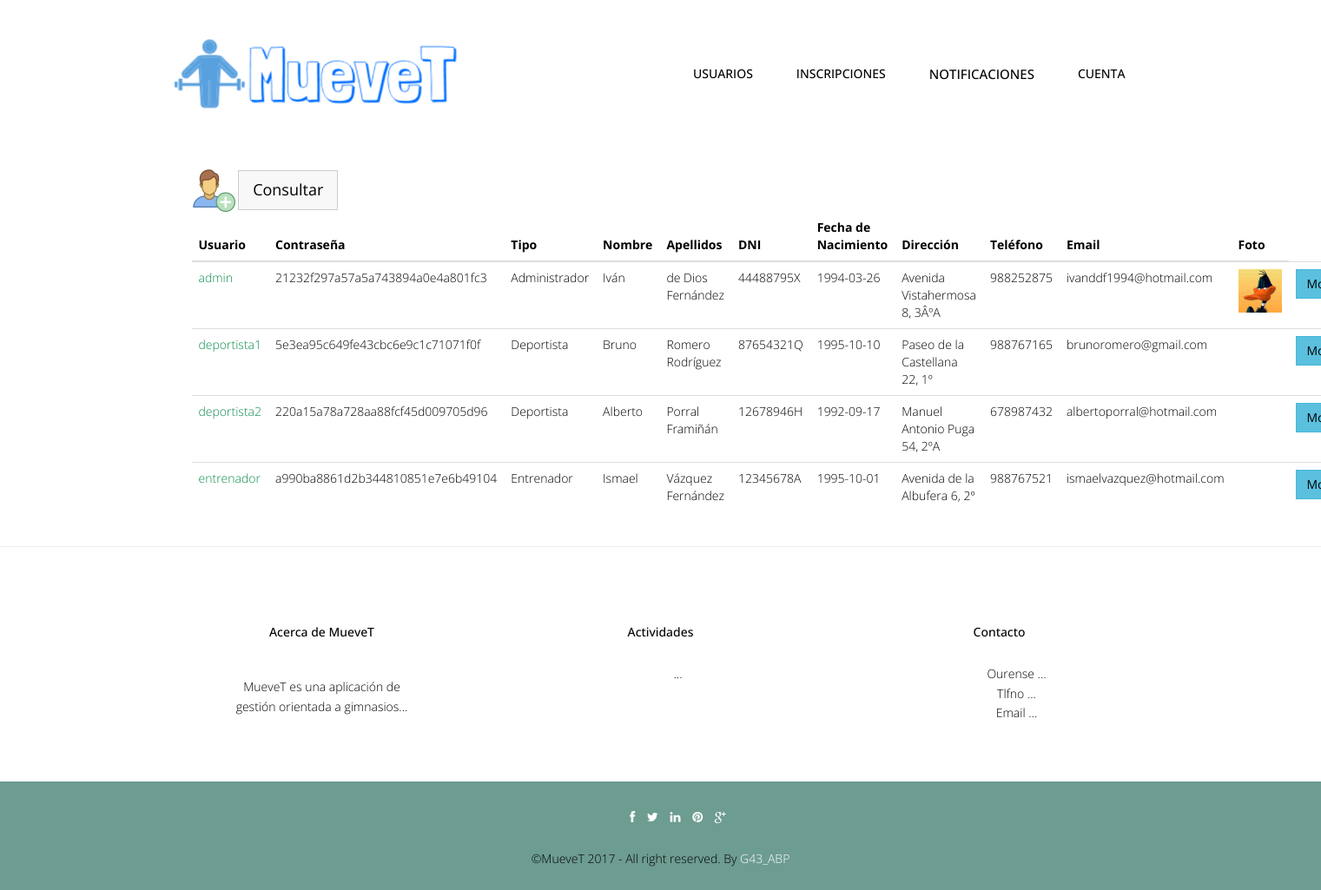
Screenshot of /abp/Controllers/USUARIO_Controller.php (signed in) with the database file from the repository.
### tables this page shows
CREATE TABLE IF NOT EXISTS `usuario` (
  `userName` varchar(20) NOT NULL,
  `password` varchar(128) NOT NULL,
  `tipoUsuario` int(10) NOT NULL,
  `nombre` varchar(20) NOT NULL,
  `apellidos` varchar(70) NOT NULL,
  `dni` varchar(9) NOT NULL,
  `fechaNac` date NOT NULL,
  `direccion` varchar(80) DEFAULT NULL,
  `telefono` int(15) DEFAULT NULL,
  `email` varchar(30) DEFAULT NULL,
  `foto` varchar(500) DEFAULT NULL
);

CREATE TABLE IF NOT EXISTS `rol` (
  `idRol` int(10) NOT NULL,
  `nombreRol` varchar(45) NOT NULL
);

### abp/Models/USUARIO_Model.php (called while the page is built, shortened)
<?php
include '../Functions/LibraryFunctions.php';
class USUARIO_Modelo {
    var $tipoUsuario;
    var $mysqli;
    function __construct($userName, $password, $tipoUsuario, $nombre, $apellidos, $dni, $fechaNac, $direccion, $telefono, $email, $foto, $cuentaBanc, $tipoDeportista, $metodoPago) {
        $this->tipoUsuario = $tipoUsuario;
    }
    function ConectarBD() {
        $this->mysqli = new mysqli("localhost", "root", "", "gymgest");
    }
    function ConsultarTodo($user) {
        if ($user == "entrenador") {
            $sql = "SELECT DISTINCT * FROM USUARIO, ENTRENADOR WHERE USUARIO.userName=ENTRENADOR.userName AND USUARIO.tipoUsuario=2";
        } else if ($user == "deportista") {
            $sql = "SELECT * FROM USUARIO, DEPORTISTA WHERE tipoUsuario = '" . $this->tipoUsuario . "' AND USUARIO.userName=DEPORTISTA.userName";
        } else {
            $sql = "SELECT * FROM USUARIO";
        }
        if (!($resultado = $this->mysqli->query($sql))) {
            return 'Error en la consulta sobre la base de datos';
        } else {
            $toret = array();
            $i = 0;
            while ($fila = $resultado->fetch_array()) {
                $toret[$i] = $fila;
                $i++;
            }
            return $toret;
        }
    }
}
?>

### abp/Views/USUARIO_SHOWALL_Vista.php (the view, shortened to what this page needs)
<?php
class USUARIO_Show {
    private $datos;
    function __construct($array, $volver) {
        $this->datos = $array;
        $this->render();
    }
    function render() {
        ?>
        <div class="container">
            <?php
            $lista = array('userName', 'password', 'tipoUsuario', 'nombre', 'apellidos', 'dni', 'fechaNac', 'direccion', 'telefono', 'email', 'foto');
            ?>
            <br><br>
            <div class="container">
                <div class="col-lg-12">
                    <a href='USUARIO_Controller.php?accion=<?php echo $strings['Seleccionar']; ?>'><img src="../img/useradd.png" width="50px" height="50px"></a>
                    <button type="button" class="btn btn-default btn-lg"><a href='USUARIO_Controller.php?accion=<?php echo $strings['Consultar']; ?>'><?php echo $strings['Consultar'] ?></a></button>
                    <table class="table">
                        <thead class="thead-dark">
                            <tr>
                                <?php
                                foreach ($lista as $titulo) {
                                    echo "<th>";
                                    echo $strings[$titulo];
                                    echo "</th>";
                                }
                                echo "</tr>";
                                echo "</thead>";
                                echo "<tbody>";
                                for ($j = 0; $j < count($this->datos); $j++) {
                                    echo "<tr>";
                                    foreach ($this->datos [$j] as $clave => $valor) {
                                        for ($i = 0; $i < count($lista); $i++) {
                                            if ($clave === $lista[$i]) {
                                                echo "<td>";
                                                if (($clave === 'foto')) {
                                                    if (is_file($valor)) {
                                                        if ($valor == '') {
                                                            ?><a target='_blank' href="../img/user.jpg"><img src="../img/user.jpg" width="50" height="50"></a> <?php
                                                        } else {
                                                            ?><a target='_blank' href='<?php echo $valor ?>'><img src='<?php echo $valor ?>' width="50" height="50"></a> <?php
                                                        }
                                                    break;
                                                }
                                        } if ($clave === 'tipoUsuario') {
                                            echo $strings[ConsultarNOMRol($valor)];
                                            break;
                                        }
                                        if ($clave === 'userName') {
                                            ?>
                                            <a href='USUARIO_Controller.php?userName=<?php echo $this->datos[$j]['userName'] . '&accion=' . $strings['Ver']; ?>'><font color="#088A4B"><?php echo $valor; ?></font></a> <?php
                        } else {
                            echo $valor;
                        }
                        echo "</td>";
                    }
                }
            }
                            ?>
                            <td><button type="button" class="btn btn-info"><a href='USUARIO_Controller.php?userName=<?php echo $this->datos[$j]['userName'] . '&accion=' . $strings['Modificar']; ?>'><?php echo $strings['Modificar']; ?></a></button></td>
                                    <?php
                                }
                                ?>
                        </tbody>
                    </table>
                </div>
            </div>
        </div>
        <?php
        include '../Views/footer.php';
    }
}

### abp/Views/header.php (shortened to what this page needs)
<!DOCTYPE html>
<html lang="en">
    <head>
        <link href="../css/bootstrap.min.css" rel="stylesheet">
        <link href="../css/responsive-slider.css" rel="stylesheet">
        <link rel="stylesheet" href="../css/animate.css">
        <link rel="stylesheet" href="../css/font-awesome.min.css">
        <link href="../css/style.css" rel="stylesheet">
    </head>
    <body>
        <header>
            <div class="container">
                <div class="row">
                    <nav class="navbar navbar-default" role="navigation">
                        <div class="container-fluid">
                            <div class="navbar-header">
                                <div class="navbar-brand">
                                    <br><a href="../index.php"><img src="../img/logo.png" width="325" height="80"></a>
                                </div>
                            </div>
                            <div class="menu">
                                <ul class="nav nav-tabs" role="tablist">
                                    <?php
                                    showNavbar();
                                    ?>
                                </ul>
                            </div>
                        </div>
                    </nav>
                </div>
            </div>
        </header>

### abp/Functions/LibraryFunctions.php (shortened to what this page needs)
<?php
function ConsultarNOMRol($idRol) {
    $mysqli = new mysqli("localhost", "root", "", "gymgest");
    $sql = "SELECT nombreRol FROM ROL WHERE idRol='" . $idRol . "'";
    $result = $mysqli->query($sql)->fetch_array();
    return $result['nombreRol'];
}
function añadirFuncionalidades($NOM) {
    $mysqli = new mysqli("localhost", "root", "", "gymgest");
    $rol = "SELECT tipoUsuario FROM USUARIO  WHERE userName='" . $NOM['login'] . "'";
    $sql = "SELECT DISTINCT categoriaFuncionalidad FROM FUNCIONALIDAD, FUNCIONALIDAD_ROL WHERE FUNCIONALIDAD_ROL.idFuncionalidad = FUNCIONALIDAD.idFuncionalidad AND FUNCIONALIDAD_ROL.idRol=(" . $rol . ")";
    if (!($resultado = $mysqli->query($sql))) {
        echo 'Error en la consulta sobre la base de datos';
    } else {
        while ($fila = $resultado->fetch_array()) {
            $funcionalidad = $fila['categoriaFuncionalidad'];
            switch ($funcionalidad) {
                case "Gestion Usuarios":
                    ?><br><br>
                    <li class="nav-item dropdown">
                        <a class="nav-link dropdown-toggle" href="" id="navbarDropdownMenuLink" data-toggle="dropdown" aria-haspopup="true" aria-expanded="false" href="../Controllers/USUARIO_Controller.php"><?php echo $strings['Gestión de Usuarios'] ?> </a>
                    </li>
                    <?php
                    break;
                    ?><li role="presentation"><a href="" class="m1"><?php echo $strings['Gestión de Actividades Grupales']; ?></a></li> <?php
                case "Gestion Notificaciones":
                    ?><li><a style="font-size:15px;" href='../Controllers/NOTIFICACION_Controller.php'><?php echo $strings['Gestión de notificaciones']; ?></a></li> <?php
                        break;
                        ?><li><a style="font-size:15;" href='../Controllers/SESION_Controller.php'><?php echo $strings['Gestión de sesiones']; ?></a></li><?php
                    case "Gestion Inscripciones":
                        ?><li class="nav-item dropdown">
                        <a class="nav-link dropdown-toggle" href="" id="navbarDropdownMenuLink" data-toggle="dropdown" aria-haspopup="true" aria-expanded="false"><?php echo $strings['Gestión de Inscripciones'] ?> </a>
                    </li>
                    <?php
                    break;
                default:
                    break;
            }
        }
    }
}
function showNavbar() {
    if (!isset($_SESSION)) {
        echo '<br><br><li role="presentation" class="active"><a href="../Functions/Conectar.php" class="m1">Iniciar Sesion</a></li>';
        echo '<li role="presentation"><a href="" class="m1">Sobre Nosotros</a></li>';
        echo '<li role="presentation"><a href="" class="m1">Contacto</a></li>';
    } else {
        añadirFuncionalidades($_SESSION);
        ?>
        <li class="nav-item dropdown">
            <a class="nav-link dropdown-toggle" href="" id="navbarDropdownMenuLink" data-toggle="dropdown" aria-haspopup="true" aria-expanded="false">
                <?php echo $strings['Cuenta'] ?>
            </a>
        </li>
        <?php
    }
}
?>

### abp/Controllers/USUARIO_Controller.php (shortened to what this page needs)
<?php
include '../Models/USUARIO_Model.php';
include '../Views/header.php';
Switch ($_REQUEST['accion']) {
    default:
        if (!isset($_REQUEST['userName'])) {
            $usuario = new USUARIO_Modelo('', '', '', '', '', '', '', '', '', '', '', '', '', '');
        } else {
            $usuario = get_data_form();
        }
        $datos = $usuario->ConsultarTodo($_REQUEST['user']);
        if (!tienePermisos('USUARIO_Show')) {
            new Mensaje('No tienes los permisos necesarios', '../Views/DEFAULT_Vista.php');
        } else {
            new USUARIO_Show($datos, '../Views/DEFAULT_Vista.php');
        }
}
?>

### abp/Views/footer.php (shortened to what this page needs)
<hr>
	<footer>
		<div class="container">
			<div class="row">
				<div class="col-lg-4">
					<div class="widget">
						<h5 class="widgetheading">Acerca de MueveT</h5>
						<p>MueveT es una aplicación de gestión orientada a gimnasios...</p>
					</div>
				</div>
				<div class="col-lg-4">
					<div class="widget">
						<h5 class="widgetheading">Actividades</h5>
						<ul class="link-list">
							<li><a href="#">...</a></li>
						</ul>
					</div>
				</div>
				<div class="col-lg-4">
					<div class="widget">
						<h5 class="widgetheading">Contacto</h5>
						<ul class="link-list">
							<li><a href="#">Ourense ...</a></li>
							<li><a href="#">Tlfno ...</a></li>
							<li><a href="#">Email ...</a></li>
						</ul>
					</div>
				</div>
			</div>
		</div>
		<div class="sub-footer">
			<div class="container">
				<div class="row">
					<div class="col-lg-12">
						<ul class="social-network">
							<li><a href="#" data-placement="top" title="Facebook"><i class="fa fa-facebook fa-1x"></i></a></li>
							<li><a href="#" data-placement="top" title="Twitter"><i class="fa fa-twitter fa-1x"></i></a></li>
							<li><a href="#" data-placement="top" title="Linkedin"><i class="fa fa-linkedin fa-1x"></i></a></li>
							<li><a href="#" data-placement="top" title="Pinterest"><i class="fa fa-pinterest fa-1x"></i></a></li>
							<li><a href="#" data-placement="top" title="Google plus"><i class="fa fa-google-plus fa-1x"></i></a></li>
						</ul>
					</div>
					<div class="col-lg-12">
						<div class="copyright">
							<p>
								<span>&copy;MueveT 2017 - All right reserved. By </span><a href="" target="_blank">G43_ABP</a>
							</p>
						</div>
					</div>
				</div>
			</div>
		</div>
	</footer>
  </body>
</html>

### abp/css/style.css (style rules this page uses)
body { font-family:'Open Sans', Arial, sans-serif; font-size:14px; font-weight:300; line-height:1.6em; color:#000; background-color:#fff; }
hi,h2,h3,h4,h5,h6 { color:#000; line-height:1.1em; }
p { color:#000; }
.navbar-default { margin-top:-10px; background-color: #fff; border-radius:0; border:0; }
.container-fluid > .navbar-header { margin-right: 30px; margin-left: 10px; margin-top:20px; border-radius:0; }
.navbar-brand { float: left; height: 30px; padding: 15px 15px; font-size: 18px; line-height: 20px; }
.menu { font-size:14px; float:right; text-transform:uppercase; font-weight:500; }
.menu ul.nav-tabs li { color:#000; }
.nav-tabs { border-bottom: 0; }
.nav-tabs > li { float: left; margin-bottom: 0; }
.nav-tabs > li > a { margin-bottom:20px; margin-right: 20px; line-height: 1.42857143; border-bottom: 3px solid transparent; border-radius:0; color:#000; border-top:0; border-right:0; border-left:0; }
.blog h3,p { color:#000; padding:15px; }
.widget { margin-top:10px; padding:50px; text-align:center; }
.widget p,ul { margin-top:30px; }
.link-list ul,li,a { color:#000; list-style:none; }
.copyright { text-align:center; }
.copyright a { color:#fff; }
.sub-footer { background-color: #6D9C91; }
ul.social-network { list-style:none; margin-top:30px; text-align:center; }
ul.social-network li { display:inline; margin: 0 5px; color:#fff; }
ul.social-network li a { color:#fff; }

### abp/css/overwrite.css (style rules this page uses)
.btn { text-shadow: none; background-image:none; border-color: none; border-bottom-color: none; -webkit-box-shadow: none; -moz-box-shadow: none; box-shadow: none; }
.btn { outline:0; -webkit-border-radius: 0; -moz-border-radius: 0; border-radius: 0; }
.btn-lg { -webkit-border-radius: 0; -moz-border-radius: 0; border-radius: 0; }
.btn-default { color: #333333; background-color: #f8f8f8; }

### rows the page displays
usuario: userName "admin", password "21232f297a57a5a743894a0e4a801fc3", tipoUsuario.nombreRol "Administrador", nombre "Iván", apellidos "de Dios Fernández", dni "44488795X", fechaNac "1994-03-26", direccion "Avenida Vistahermosa 8, 3ÂºA", telefono "988252875", email "ivanddf1994@hotmail.com", foto (picture)
usuario: userName "deportista1", password "5e3ea95c649fe43cbc6e9c1c71071f0f", tipoUsuario.nombreRol "Deportista", nombre "Bruno", apellidos "Romero Rodríguez", dni "87654321Q", fechaNac "1995-10-10", direccion "Paseo de la Castellana 22, 1º", telefono "988767165", email "brunoromero@gmail.com"
usuario: userName "deportista2", password "220a15a78a728aa88fcf45d009705d96", tipoUsuario.nombreRol "Deportista", nombre "Alberto", apellidos "Porral Framiñán", dni "12678946H", fechaNac "1992-09-17", direccion "Manuel Antonio Puga 54, 2ºA", telefono "678987432", email "albertoporral@hotmail.com"
usuario: userName "entrenador", password "a990ba8861d2b344810851e7e6b49104", tipoUsuario.nombreRol "Entrenador", nombre "Ismael", apellidos "Vázquez Fernández", dni "12345678A", fechaNac "1995-10-01", direccion "Avenida de la Albufera 6, 2º", telefono "988767521", email "ismaelvazquez@hotmail.com"

### other values shown
$strings['Cuenta'] "CUENTA"
$strings['Consultar'] "Consultar"
$strings[$titulo] "Usuario"
$strings[$titulo] "Contraseña"
$strings[$titulo] "Tipo"
$strings[$titulo] "Nombre"
$strings[$titulo] "Apellidos"
$strings[$titulo] "DNI"
$strings[$titulo] "Fecha de Nacimiento"
$strings[$titulo] "Dirección"
$strings[$titulo] "Teléfono"
$strings[$titulo] "Email"
$strings[$titulo] "Foto"
